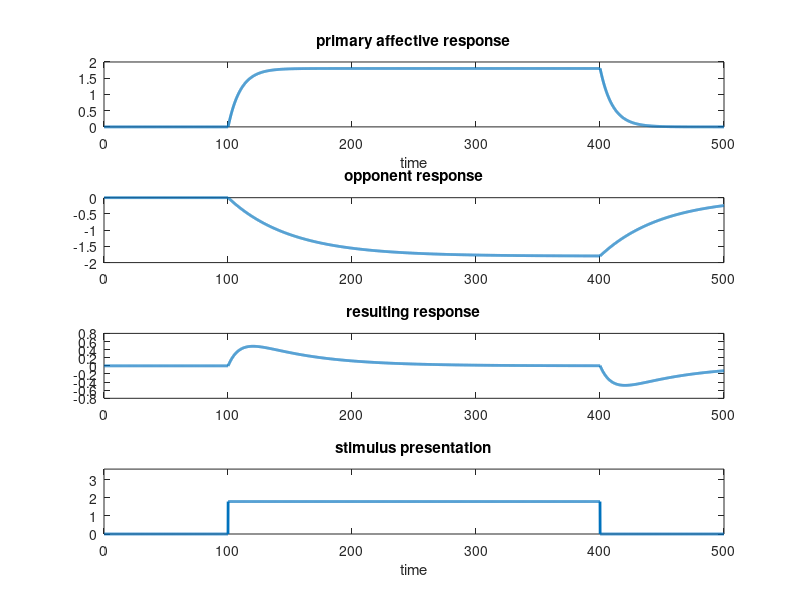

Source code (MATLAB):
%% Opponent Process response 

E = 0;
dt = 0.1; % ms 
T_stim = 3000; % in units of dt 
tau_a = 10; % ms 
tau_b = 50; % ms
%%%%%%%%%%%%%%%%%%%%% 
current = 1.8; %nA 
%%%%%%%%%%%%%%%%%%%% 
Ie = [zeros(1,1000) current*ones(1,T_stim) zeros(1,1000)]; % nA 
Ie_b = -1*Ie;      % bc process B is negative
T = length(Ie); 
V = zeros(T,1); 
B = zeros(T,1);    % voltage for process B

% Initial condition: 
V(1) = E; 
B(1) = E;
for t=1:length(Ie)-1
    V(t+1) = V(t) + dt./tau_a * (E - V(t) + Ie(t));   % process A
    B(t+1) = B(t) + dt./tau_b * (E - B(t) + Ie_b(t));   % process B
end
both=(V+B)./2;

figure(1),
title('Schematic of Opponent Processes')
subplot(4,1,1) 
plot([(1:length(Ie))*dt],V,'LineWidth',2); 
xlabel('time') 
title('primary affective response')  

subplot(4,1,2) 
plot([(1:length(Ie))*dt],B,'LineWidth',2); 
title('opponent response') 

subplot(4,1,3) 
plot([(1:length(Ie))*dt],both,'LineWidth',2); 
title('resulting response')

subplot(4,1,4) 
plot([(1:length(Ie))*dt],Ie,'LineWidth',2); ylim([0 2*current])  
xlabel('time') 
title('stimulus presentation') 











